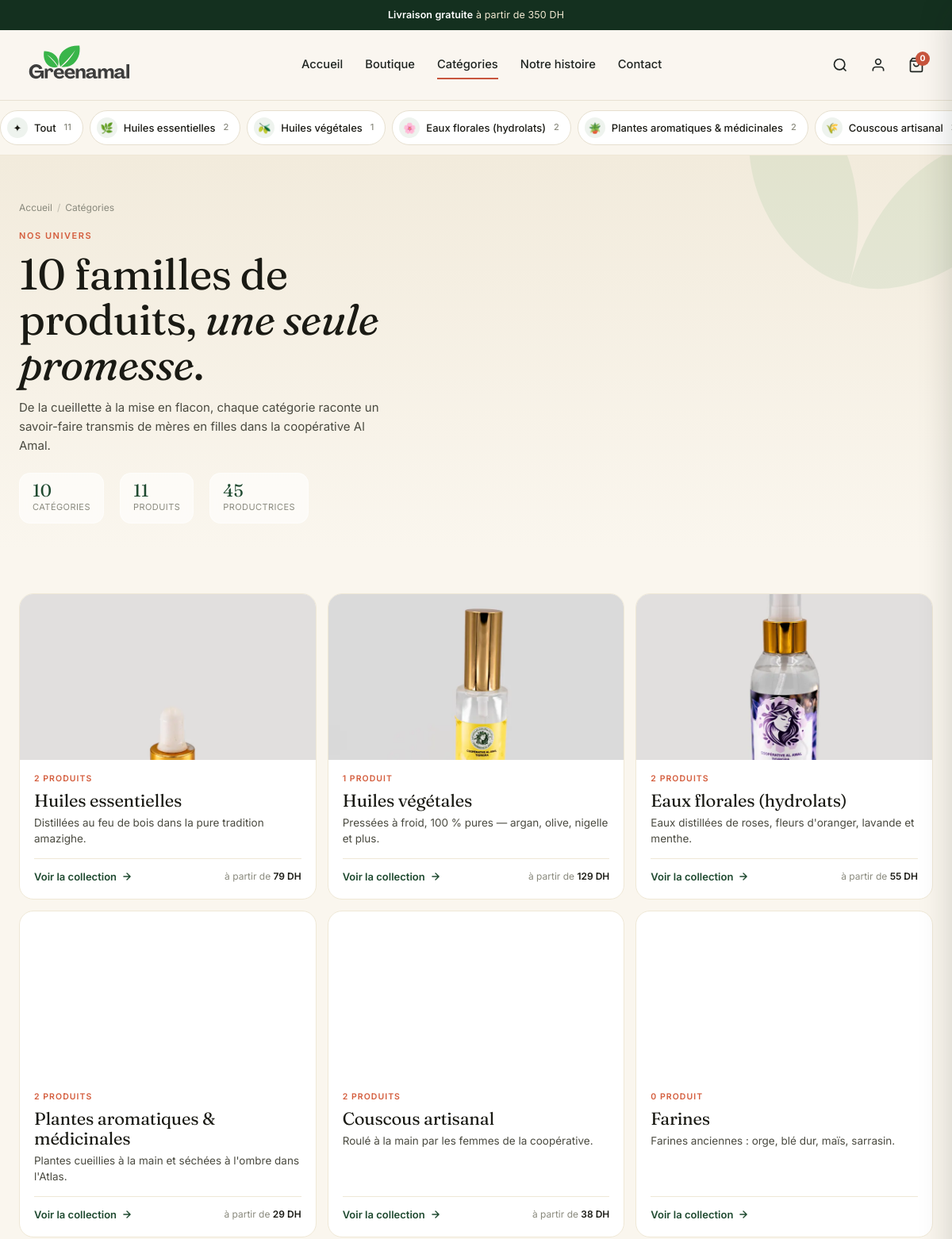
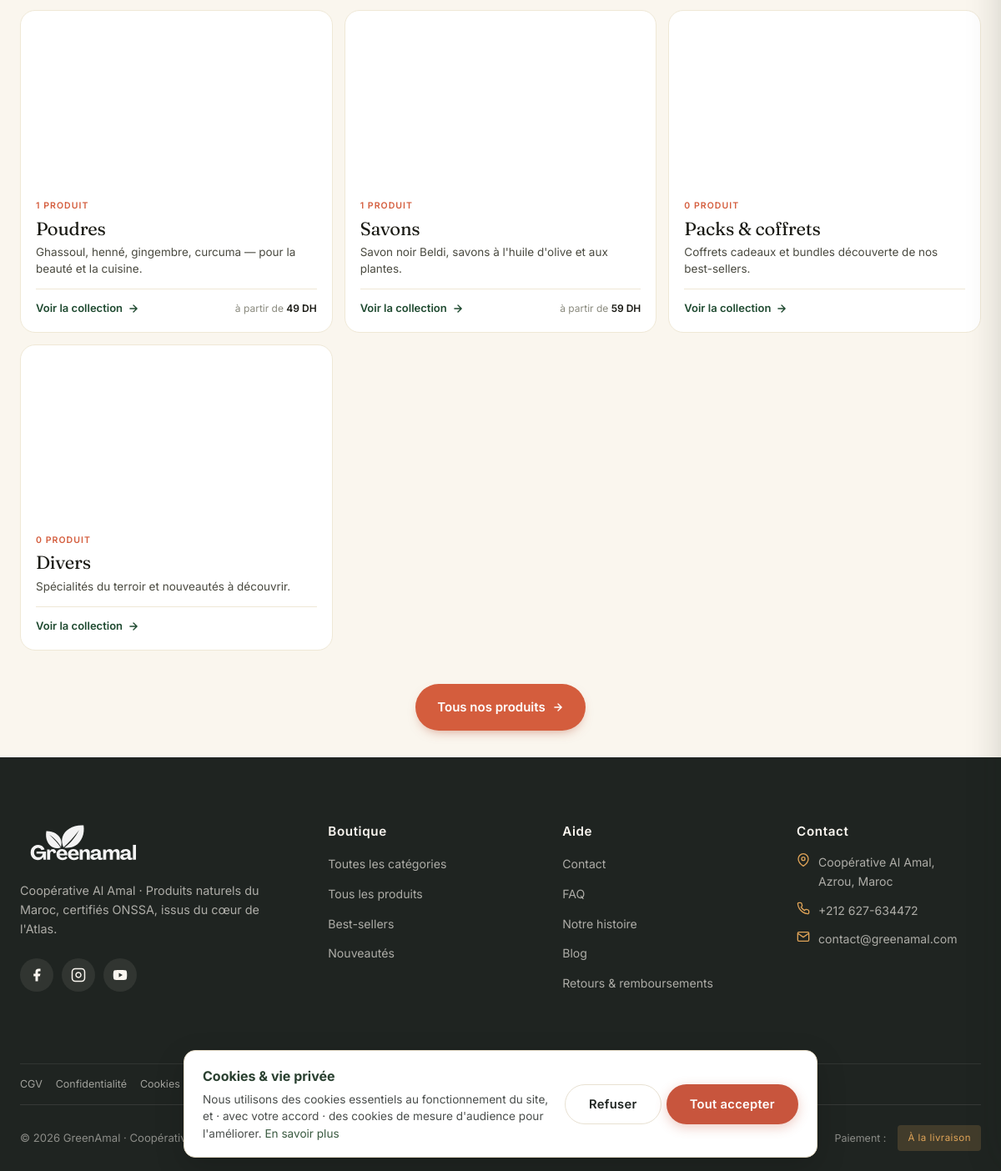
/categories.php, run on the app's committed database (2 pictures, top to bottom).
### tables this page shows
CREATE TABLE IF NOT EXISTS categories (
  id INT AUTO_INCREMENT PRIMARY KEY,
  slug VARCHAR(120) NOT NULL UNIQUE,
  name VARCHAR(150) NOT NULL,
  description TEXT,
  image_url VARCHAR(500),
  display_order INT DEFAULT 0,
  created_at TIMESTAMP DEFAULT CURRENT_TIMESTAMP
);

### includes/db.php (called while the page is built, shortened)
<?php
function db(): PDO {
    static $pdo = null;
    if ($pdo === null) {
        $dsn = sprintf('mysql:host=%s;port=%s;dbname=%s;charset=utf8mb4', DB_HOST, DB_PORT, DB_NAME);
        try {
            $pdo = new PDO($dsn, DB_USER, DB_PASS, [
                PDO::ATTR_ERRMODE => PDO::ERRMODE_EXCEPTION,
                PDO::ATTR_DEFAULT_FETCH_MODE => PDO::FETCH_ASSOC,
                PDO::ATTR_EMULATE_PREPARES => false,
                PDO::MYSQL_ATTR_INIT_COMMAND => "SET NAMES utf8mb4 COLLATE utf8mb4_unicode_ci",
            ]);
        } catch (PDOException $e) {
            if (APP_DEBUG) {
                http_response_code(500);
                die("Database connection failed: " . $e->getMessage() . "<br><br>"
                    . "Check <code>includes/config.php</code> · DB_HOST, DB_PORT, DB_NAME, DB_USER, DB_PASS.<br>"
                    . "Did you import <code>sql/schema.sql</code> and <code>sql/seed.sql</code>?");
            }
            http_response_code(503);
            die('Service temporarily unavailable.');
        }
    }
    return $pdo;
}
function db_query(string $sql, array $params = []): PDOStatement {
    $stmt = db()->prepare($sql);
    $stmt->execute($params);
    return $stmt;
}
function db_all(string $sql, array $params = []): array {
    return db_query($sql, $params)->fetchAll();
}
function db_value(string $sql, array $params = []) {
    $val = db_query($sql, $params)->fetchColumn();
    return $val === false ? null : $val;
}

### includes/helpers.php (called while the page is built, shortened)
<?php
require_once __DIR__ . '/db.php';
function e(?string $s): string {
    return htmlspecialchars($s ?? '', ENT_QUOTES | ENT_SUBSTITUTE, 'UTF-8');
}

### categories.php (the view, shortened to what this page needs)
<?php
require_once __DIR__ . '/includes/helpers.php';
require_once __DIR__ . '/includes/image.php';
$categories = db_all("
    SELECT c.*, (SELECT COUNT(*) FROM products WHERE category_id = c.id AND status='active') AS product_count
    FROM categories c
    ORDER BY c.display_order ASC
");
$CAT_THEME = [
    'huiles-essentielles' => ['c1' => '#EBE3D0', 'c2' => '#D9CDA8', 'icon' => '🌿'],
    'huiles-vegetales'    => ['c1' => '#F5E4C2', 'c2' => '#E5C779', 'icon' => '🫒'],
    'eau-florale'         => ['c1' => '#F4D9CE', 'c2' => '#E8B89D', 'icon' => '🌸'],
    'pam'                 => ['c1' => '#E4D5BC', 'c2' => '#CFB58A', 'icon' => '🪴'],
    'couscous'            => ['c1' => '#F0E1B7', 'c2' => '#E0C383', 'icon' => '🌾'],
    'farine'              => ['c1' => '#EEDFB9', 'c2' => '#D8B976', 'icon' => '🌾'],
    'poudres'             => ['c1' => '#E3D2B0', 'c2' => '#C9AC75', 'icon' => '🧂'],
    'savons'              => ['c1' => '#E6D9C3', 'c2' => '#C4A877', 'icon' => '🧼'],
    'packs'               => ['c1' => '#F4D9CE', 'c2' => '#D9A98F', 'icon' => '🎁'],
    'divers'              => ['c1' => '#E2D4B6', 'c2' => '#BBA374', 'icon' => '✨'],
];
$total_products    = (int) db_value("SELECT COUNT(*) FROM products WHERE status='active'");
$total_categories  = count($categories);
require __DIR__ . '/includes/header.php';
?>
<div class="cat-rail">
  <div class="cat-rail-scroll">
    <a href="/boutique" class="cat-chip">
      <span class="chip-icon">✦</span>
      Tout
      <span class="count"><?= $total_products ?></span>
    </a>
    <?php foreach ($categories as $cat):
      $theme = $CAT_THEME[$cat['slug']] ?? ['icon' => '🌿'];
    ?>
      <a href="/boutique?cat=<?= e($cat['slug']) ?>" class="cat-chip">
        <span class="chip-icon"><?= $theme['icon'] ?></span>
        <?= e($cat['name']) ?>
        <span class="count"><?= (int) $cat['product_count'] ?></span>
      </a>
    <?php endforeach; ?>
  </div>
</div>
<section class="cat-hero">
  <div class="container cat-hero-inner">
    <div class="crumbs"><a href="/">Accueil</a><span class="sep">/</span><span>Catégories</span></div>
    <span class="h-eyebrow">Nos univers</span>
    <h1><?= $total_categories ?> familles de produits, <em>une seule promesse</em>.</h1>
    <p>De la cueillette à la mise en flacon, chaque catégorie raconte un savoir-faire transmis de mères en filles dans la coopérative Al Amal.</p>
    <div class="cat-hero-stats">
      <div class="cat-hero-stat"><div class="n"><?= $total_categories ?></div><div class="l">CATÉGORIES</div></div>
      <div class="cat-hero-stat"><div class="n"><?= $total_products ?></div><div class="l">PRODUITS</div></div>
      <div class="cat-hero-stat"><div class="n">45</div><div class="l">PRODUCTRICES</div></div>
    </div>
  </div>
</section>
<section class="cat-list">
  <div class="container">
    <div class="cat-list-grid">
      <?php foreach ($categories as $cat):
        $theme = $CAT_THEME[$cat['slug']] ?? ['c1' => '#F0E6D0', 'c2' => '#D8C9A4', 'icon' => '🌿'];
        $from  = (float) db_value("SELECT MIN(price) FROM products WHERE category_id = ? AND status='active'", [$cat['id']]);
      ?>
        <a href="/boutique?cat=<?= e($cat['slug']) ?>" class="cat-card">
          <div class="cat-card-media" style="--c1:<?= e($theme['c1']) ?>;--c2:<?= e($theme['c2']) ?>;">
            <?php if (!empty($cat['image_url'])): ?>
              <?= picture_tag($cat['image_url'], $cat['name'] . ' · GreenAmal', [
                  'lazy'   => true,
                  'sizes'  => '(max-width: 720px) 100vw, 33vw',
                  'width'  => 800,
                  'height' => 500,
              ]) ?>
            <?php else: ?>
              <span class="emoji"><?= $theme['icon'] ?></span>
            <?php endif; ?>
          </div>
          <div class="cat-card-body">
            <span class="ct"><?= (int) $cat['product_count'] ?> produit<?= $cat['product_count'] > 1 ? 's' : '' ?></span>
            <h3><?= e($cat['name']) ?></h3>
            <?php if (!empty($cat['description'])): ?>
              <p><?= e($cat['description']) ?></p>
            <?php endif; ?>
            <div class="cat-card-foot">
              <span class="link">Voir la collection
                <svg width="14" height="14" viewBox="0 0 24 24" fill="none" stroke="currentColor" stroke-width="2.4" stroke-linecap="round"><path d="M5 12h14M12 5l7 7-7 7"/></svg>
              </span>
              <?php if ($from > 0): ?>
                <span class="from">à partir de <b><?= number_format($from, 0, ',', ' ') ?> DH</b></span>
              <?php endif; ?>
            </div>
          </div>
        </a>
      <?php endforeach; ?>
    </div>
    <div style="text-align:center; margin-top:40px;">
      <a href="/boutique" class="h-btn h-btn-primary h-btn-lg">
        Tous nos produits
        <svg width="14" height="14" viewBox="0 0 24 24" fill="none" stroke="currentColor" stroke-width="2.4" stroke-linecap="round"><path d="M5 12h14M12 5l7 7-7 7"/></svg>
      </a>
    </div>
  </div>
</section>
<?php require __DIR__ . '/includes/footer.php'; ?>

### includes/image.php (shortened to what this page needs)
<?php
require_once __DIR__ . '/helpers.php';
function picture_tag(string $jpg_url, string $alt = '', array $opts = []): string {
    $no_ext = preg_replace('/\.(jpe?g|png|webp|gif)$/i', '', $jpg_url);
    $base   = $no_ext;
    $jpg_full     = $base . '.jpg';
    $webp_full    = $base . '.webp';
    $webp_mobile  = $base . '-md.webp';
    $jpg_mobile   = $base . '-md.jpg';
    $abs_root = dirname(__DIR__);
    $webp_exists       = file_exists($abs_root . $webp_full);
    $webp_mobile_exists = file_exists($abs_root . $webp_mobile);
    $jpg_mobile_exists = file_exists($abs_root . $jpg_mobile);
    $sizes = $opts['sizes'] ?? '100vw';
    $webp_srcset = [];
    if ($webp_mobile_exists) $webp_srcset[] = e($webp_mobile) . ' ' . IMG_MOBILE_WIDTH . 'w';
    if ($webp_exists)        $webp_srcset[] = e($webp_full) . ' ' . IMG_MAX_WIDTH . 'w';
    $jpg_srcset = [];
    if ($jpg_mobile_exists) $jpg_srcset[] = e($jpg_mobile) . ' ' . IMG_MOBILE_WIDTH . 'w';
    $jpg_srcset[] = e($jpg_full) . ' ' . IMG_MAX_WIDTH . 'w';
    $sources = '';
    if ($webp_srcset) {
        $sources .= sprintf(
            '<source type="image/webp" srcset="%s" sizes="%s">',
            implode(', ', $webp_srcset),
            e($sizes)
        );
    }
    $sources .= sprintf(
        '<source type="image/jpeg" srcset="%s" sizes="%s">',
        implode(', ', $jpg_srcset),
        e($sizes)
    );
    return "<picture>{$sources}" . _img_tag($jpg_full, $alt, $opts) . '</picture>';
}
function _img_tag(string $url, string $alt, array $opts): string {
    $attrs = [];
    $attrs[] = 'src="' . e($url) . '"';
    $attrs[] = 'alt="' . e($alt) . '"';
    $lazy = $opts['lazy'] ?? true;
    $attrs[] = 'loading="' . ($lazy ? 'lazy' : 'eager') . '"';
    $decoding = $opts['decoding'] ?? 'async';
    $attrs[] = 'decoding="' . e($decoding) . '"';
    if (!empty($opts['width']))  $attrs[] = 'width="'  . (int) $opts['width']  . '"';
    if (!empty($opts['height'])) $attrs[] = 'height="' . (int) $opts['height'] . '"';
    return '<img ' . implode(' ', $attrs) . '>';
}

### data on the page
categories: slug "🌿", name "Huiles essentielles", product_count "2", shows a picture, shows "S", description "Distillées au feu de bois dans la pure tradition amazighe.", from "79"
categories: slug "🫒", name "Huiles végétales", product_count "1", shows a picture, description "Pressées à froid, 100 % pures — argan, olive, nigelle et plus.", from "129"
categories: slug "🌸", name "Eaux florales (hydrolats)", product_count "2", shows a picture, shows "S", description "Eaux distillées de roses, fleurs d'oranger, lavande et menthe.", from "55"
categories: slug "🪴", name "Plantes aromatiques & médicinales", product_count "2", shows a picture, shows "S", description "Plantes cueillies à la main et séchées à l'ombre dans l'Atlas.", from "29"
categories: slug "🌾", name "Couscous artisanal", shows a picture, product_count "2", shows "S", description "Roulé à la main par les femmes de la coopérative.", from "38"
categories: shows a picture, product_count "0", name "Farines", description "Farines anciennes : orge, blé dur, maïs, sarrasin."
categories: shows a picture, product_count "1", name "Poudres", description "Ghassoul, henné, gingembre, curcuma — pour la beauté et la cuisine.", from "49"
categories: shows a picture, product_count "1", name "Savons", description "Savon noir Beldi, savons à l'huile d'olive et aux plantes.", from "59"
categories: shows a picture, product_count "0", name "Packs & coffrets", description "Coffrets cadeaux et bundles découverte de nos best-sellers."
categories: shows a picture, product_count "0", name "Divers", description "Spécialités du terroir et nouveautés à découvrir."

### other printed values
price(FREE_SHIPPING_THRESHOLD) "350 DH"
cart_count() "0"
$total_products "11"
$total_categories "10"
CONTACT_PHONE "+212 627-634472"
CONTACT_EMAIL "contact@greenamal.com"
SITE_NAME "GreenAmal"
